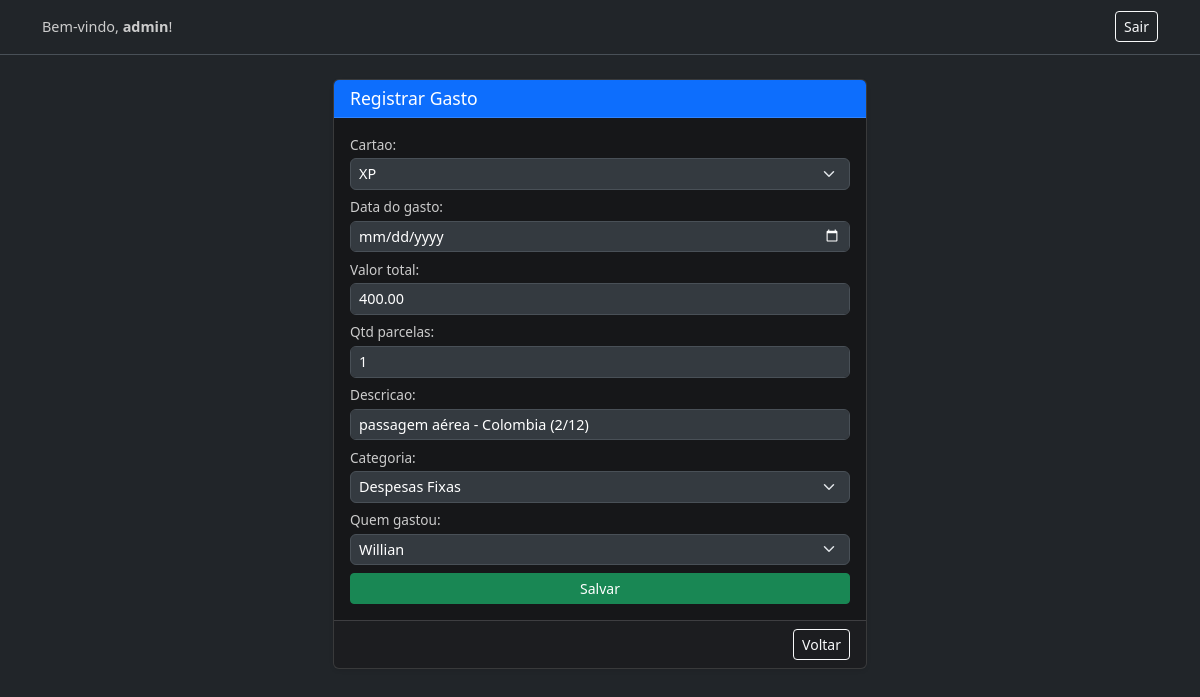
The app's page /editar/15/ (signed in) with its own data.
### cards/models.py (models this page shows, shortened)
class Gasto(models.Model):
    cartao = models.ForeignKey(Cartao, on_delete=models.PROTECT, related_name='fk_nome_cartao')
    data_do_gasto = models.DateField(blank=False, null=False)
    valor_total = models.DecimalField(max_digits=10, decimal_places=2, blank=False, null=False)
    qtd_parcelas = models.IntegerField(blank=False, null=False)
    descricao = models.CharField(max_length=30, blank=False, null=False)
    CATEGORIAS_CHOICES = [
        ('despesas_fixas', 'Despesas Fixas'),
        ('despesas_variaveis', 'Despesas Variáveis'),
        ('alimentacao', 'Alimentação'),
        ('educacao', 'Educação'),
        ('assinatura', 'Assinatura'),
        ('lazer', 'Lazer'),
        ('relacionamento', 'Relacionamento'),
        ('manutencao', 'Manutenção'),
        ('financeiro', 'Financeiro'),
    ]
    categoria = models.CharField(max_length=20, default='outros', choices=CATEGORIAS_CHOICES)
    quem_gastou = models.ForeignKey(Pessoa, on_delete=models.CASCADE, related_name='fk_nome_pessoa')
    usuario = models.ForeignKey(User, on_delete=models.CASCADE, null=False)
    criado_em = models.DateTimeField(auto_now_add=True, null=False)   # campo de controle de quando foi inserido o registro

### cards/views.py (the view)
# urls.py: path('editar/<int:gasto_id>/', views.editar_gasto, name='editar_gasto'),
def editar_gasto(request, gasto_id):
    gasto = get_object_or_404(Gasto, pk=gasto_id, usuario=request.user)
    if request.method == 'POST':  # Se o formulário foi submetido
        form = GastoForm(request.POST, instance=gasto)  # Preenche o form com os dados enviados e o objeto existente
        if form.is_valid():
            form.save()  # Salva a atualização no banco
            return redirect('lista_gastos')  # Redireciona para a lista de gastos
    else:
        form = GastoForm(instance=gasto)  # Se for GET, exibe o form com os dados do gasto
    return render(request, 'cards/form.html', {'form': form})

### cards/forms.py
class GastoForm(forms.ModelForm):
    class Meta:
        model = Gasto
        fields = ['cartao', 'data_do_gasto', 'valor_total', 'qtd_parcelas', 'descricao', 'categoria', 'quem_gastou']
        widgets = {
            'cartao': forms.Select(attrs={'class': 'form-select'}),
            'data_do_gasto': forms.DateInput(attrs={'class': 'form-control', 'type': 'date'}),
            'valor_total': forms.NumberInput(attrs={'class': 'form-control'}),
            'qtd_parcelas': forms.NumberInput(attrs={'class': 'form-control'}),
            'descricao': forms.TextInput(attrs={'class': 'form-control'}),
            'categoria': forms.Select(attrs={'class': 'form-select'}),
            'quem_gastou': forms.Select(attrs={'class': 'form-select'}),
        }
    def __init__(self, *args, **kwargs):
        usuario = kwargs.pop('usuario', None)  # Remove o 'usuario' dos kwargs (se existir)
        super().__init__(*args, **kwargs)      # Inicializa o form padrão com os argumentos restantes
        if usuario:
            self.fields['quem_gastou'].queryset = Pessoa.objects.filter(usuario=usuario)
            self.fields['cartao'].queryset = Cartao.objects.filter(usuario=usuario)

### cards/models.py (called while the page is built)
    def __str__(self):
        return self.nome

    def __str__(self):
        return self.nome

### cards/templates/cards/form.html (shortened to what this page needs)
{% extends "app/base.html" %}
{% block content %}
<div class="container mt-4">
  <div class="row justify-content-center">
    <div class="col-12 col-md-6">
      <div class="card bg-secondary-subtle shadow-sm">
        <div class="card-header bg-primary text-white py-2">
          <h4 class="mb-0">Registrar Gasto</h4>
        </div>
        <div class="card-body py-3 px-3">
          <form method="post">
            {{ form.as_p }}
            <div class="d-grid mt-2">
              <button type="submit" class="btn btn-success btn-sm">Salvar</button>
            </div>
          </form>
        </div>
        <div class="card-footer text-end py-2 px-3">
          <a href="{% url 'lista_gastos' %}" class="btn btn-outline-light btn-sm">Voltar</a>
        </div>
      </div>
    </div>
  </div>
</div>
{% endblock %}

### app/templates/app/base.html (shortened to what this page needs)
<!DOCTYPE html>
<html lang="pt-br" data-bs-theme="dark">
<head>
    <link href="https://cdn.jsdelivr.net/npm/bootstrap@5.3.3/dist/css/bootstrap.min.css" rel="stylesheet" />
</head>
<body class="bg-dark text-light">
    <nav class="navbar navbar-dark">
        <div class="container">
            <span class="navbar-text">
                {% if user.is_authenticated %}
                    Bem-vindo, <strong>{{ user.username }}</strong>!
                {% else %}
                    Você não está logado.
                {% endif %}
            </span>
            {% if user.is_authenticated %}
                <a href="{% url 'logout' %}" class="btn btn-outline-light btn-sm">Sair</a>
            {% else %}
                <a href="{% url 'login' %}" class="btn btn-outline-light btn-sm">Entrar</a>
            {% endif %}
        </div>
    </nav>
    <div class="container mt-4">
        {% block content %}{% endblock %}
    </div>
</body>
</html>

### app/templates/app/base.html (style rules this page uses)
.navbar-dark { background-color: #212529; border-bottom: 1px solid #495057; }
.navbar-text { color: #ccc; margin-right: 1rem; }

### cards/templates/cards/form.html (style rules this page uses)
body { font-size: 0.9rem; }
input, select, textarea { background-color: #343a40 !important; color: #fff !important; border: 1px solid #495057 !important; font-size: 0.9rem !important; padding: 0.25rem 0.5rem !important; }
label { color: #ccc; font-size: 0.85rem; margin-bottom: 0.2rem; }
.form-control { padding: 0.3rem 0.5rem; }
p { margin-bottom: 0.4rem; }
.card-header h4 { font-size: 1.1rem; }

### records on screen
Gasto: cartao "XP", valor_total "400.00", qtd_parcelas "1", descricao "passagem aérea - Colombia (2/12)", categoria "Despesas Fixas", quem_gastou "Willian"

### other values on screen
{{ user.username }} "admin"
